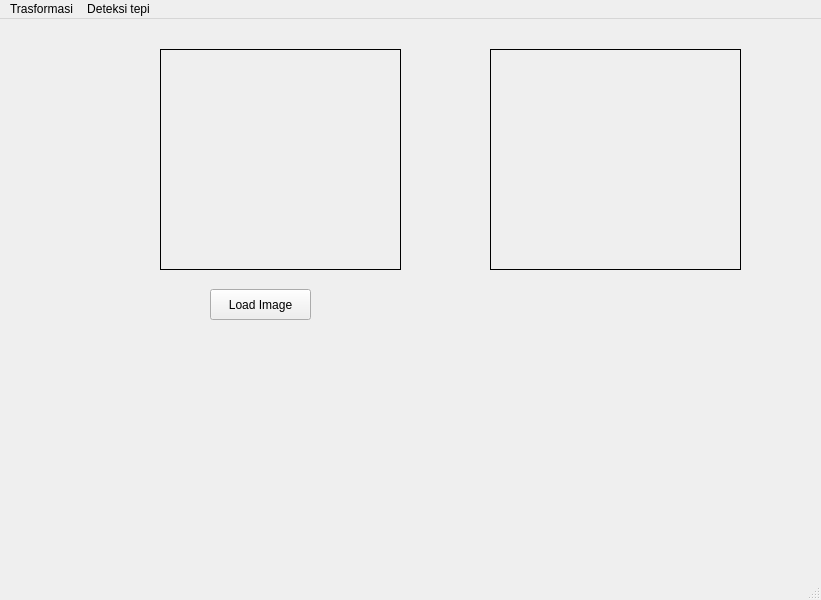
<?xml version="1.0" encoding="UTF-8"?>
<ui version="4.0">
 <class>MainWindow</class>
 <widget class="QMainWindow" name="MainWindow">
  <property name="geometry">
   <rect>
    <x>0</x>
    <y>0</y>
    <width>821</width>
    <height>600</height>
   </rect>
  </property>
  <property name="windowTitle">
   <string>MainWindow</string>
  </property>
  <widget class="QWidget" name="centralwidget">
   <widget class="QLabel" name="hasilLabel">
    <property name="geometry">
     <rect>
      <x>490</x>
      <y>30</y>
      <width>251</width>
      <height>221</height>
     </rect>
    </property>
    <property name="frameShape">
     <enum>QFrame::Box</enum>
    </property>
    <property name="text">
     <string/>
    </property>
   </widget>
   <widget class="QLabel" name="imgLabel">
    <property name="geometry">
     <rect>
      <x>160</x>
      <y>30</y>
      <width>241</width>
      <height>221</height>
     </rect>
    </property>
    <property name="frameShape">
     <enum>QFrame::Box</enum>
    </property>
    <property name="text">
     <string/>
    </property>
   </widget>
   <widget class="QPushButton" name="button_LoadCitra">
    <property name="geometry">
     <rect>
      <x>210</x>
      <y>270</y>
      <width>101</width>
      <height>31</height>
     </rect>
    </property>
    <property name="text">
     <string>Load Image</string>
    </property>
   </widget>
  </widget>
  <widget class="QMenuBar" name="menubar">
   <property name="geometry">
    <rect>
     <x>0</x>
     <y>0</y>
     <width>821</width>
     <height>22</height>
    </rect>
   </property>
   <widget class="QMenu" name="menuTrasformasi">
    <property name="title">
     <string>Trasformasi</string>
    </property>
    <addaction name="actionDiscreate_1"/>
    <addaction name="actionDiscreate_2"/>
   </widget>
   <widget class="QMenu" name="menuDeteksi_tepi">
    <property name="title">
     <string>Deteksi tepi</string>
    </property>
    <addaction name="actionSobel"/>
    <addaction name="actionPrewitt"/>
    <addaction name="actionRoberts"/>
    <addaction name="actionCanny_2"/>
   </widget>
   <addaction name="menuTrasformasi"/>
   <addaction name="menuDeteksi_tepi"/>
  </widget>
  <widget class="QStatusBar" name="statusbar"/>
  <action name="actionDiscreate_1">
   <property name="text">
    <string>Discreate 1</string>
   </property>
  </action>
  <action name="actionDiscreate_2">
   <property name="text">
    <string>Discreate 2</string>
   </property>
  </action>
  <action name="actionSobel">
   <property name="text">
    <string>Sobel</string>
   </property>
  </action>
  <action name="actionCanny">
   <property name="text">
    <string>Canny</string>
   </property>
  </action>
  <action name="actionPrewitt">
   <property name="text">
    <string>Prewwit</string>
   </property>
  </action>
  <action name="actionRoberts">
   <property name="text">
    <string>Robert</string>
   </property>
  </action>
  <action name="actionCanny_2">
   <property name="text">
    <string>Canny</string>
   </property>
  </action>
 </widget>
 <resources/>
 <connections/>
</ui>
